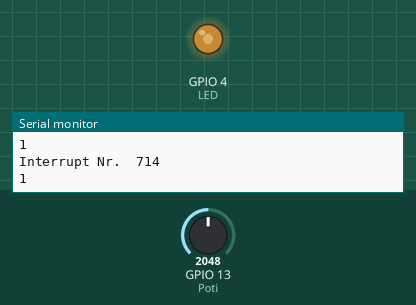
Bench run of a sketch on a simulated ESP32. Shown: output pins drawn as LEDs (lit = HIGH), the last lines printed to the serial monitor. Inputs (shaded band) come from the test bench; at power-on: GPIO 13 (Poti) = 2048.

Above: at 1.3 s.
1.4 s: GPIO 13 (Poti) set to 2866
At 2.2 s:
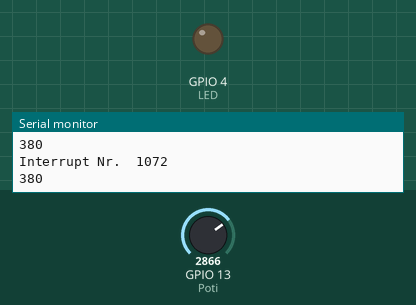
At 2.7 s:
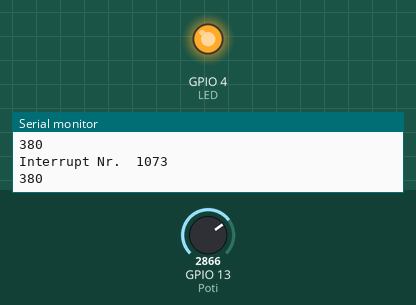
4.4 s: GPIO 13 (Poti) set to 2047
6.0 s: GPIO 13 (Poti) set to 1176
7.5 s: GPIO 13 (Poti) set to 1088
Timing chart, 0 to 10.4 s (numbered marks = the images above; inputs shaded):
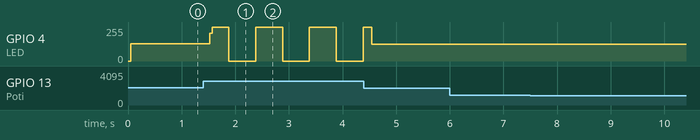

The sketch:

Esp32-Timer.ino
```cpp
#include "ESP32TimerInterrupt.h"

#define LED 4
#define Poti 13
#define checkInterval 1000  // Time in ms after which Counters are printed


#define TIMER0_INTERVAL_S 2  // Zeitintervall in Sekunden

volatile uint32_t Timer0Count = 0;

hw_timer_t* timer = NULL;
//hw_timer_t* watchdogTimer = NULL;
volatile SemaphoreHandle_t timerSemaphore;

void IRAM_ATTR onTimer() {
  xSemaphoreGiveFromISR(timerSemaphore, NULL);
  Timer0Count++;
  digitalWrite(LED, !digitalRead(LED));
}

void ARDUINO_ISR_ATTR resetModule() {
  ets_printf("reboot\n");
  esp_restart();
}


ESP32Timer ITimer0(0);


void setup() {
  pinMode(LED, OUTPUT);
  pinMode(Poti, INPUT);
  Serial.begin(115200);

  Serial.println("Project EPS32-Timer");
  Serial.print("Compiled: ");
  Serial.print(__DATE__);
  Serial.print("\t");
  Serial.println(__TIME__);

  timerSemaphore = xSemaphoreCreateBinary();
  timer = timerBegin(0, 80, true);
  timerAttachInterrupt(timer, &onTimer, true);
  timerAlarmWrite(timer, 1000000, true);

  //watchdogTimer = timerBegin(0, 80, true);
  //timerAttachInterrupt(watchdogTimer, &resetModule, true);   //attach callback
  //timerAlarmWrite(watchdogTimer, 3000 * 1000, false);  //set time in us


  //timerAlarmEnable(watchdogTimer);  //enable interrupt
  timerAlarmEnable(timer);
}

void loop() {
  if (xSemaphoreTake(timerSemaphore, 0) == pdTRUE) {
    Serial.print("Interrupt Nr.\t");
    Serial.println(Timer0Count);
  }
  uint64_t timerValue = map(analogRead(Poti), 0, 4095, 100000, 2000000);
  timerAlarmWrite(timer, timerValue, true);
  timerAlarmEnable(timer);
  Serial.println(timerValue / 1000);

  delay(500);
}
```

Measured:
- after the input at 1.4 s, GPIO 4 (LED): 130/255 → 210/255 after 0.13 s, then repeats every 1.0 s: 0/255 0.50 s, 255/255 0.50 s
- after the input at 7.5 s, every drawn part: stays the same
